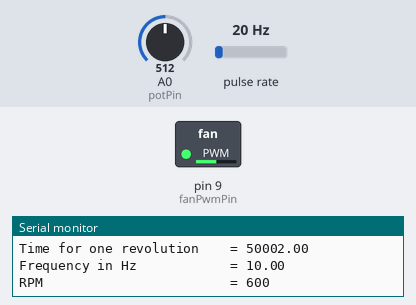
Simulated run of this sketch. Board: Arduino Uno, built with avr-gcc and run on an emulated ATmega328P. On the bench: switched loads named in the sketch (green lamp = pin HIGH), the last lines printed to the serial monitor. Wiring (inferred from the names in the program): pulse sensor: data pin 8. The test bench sets the inputs (shaded band); at power-on: A0 (potPin) = 512, pulse rate 20 Hz.

Above: at 1.2 s.
1.3 s: A0 (potPin) set to 716
At 2.5 s:
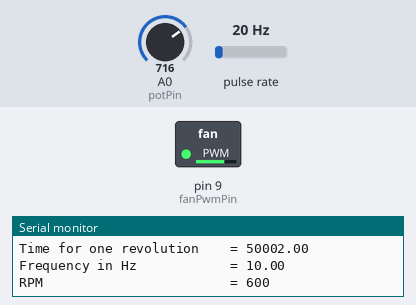
3.6 s: A0 (potPin) set to 900
At 4.8 s:
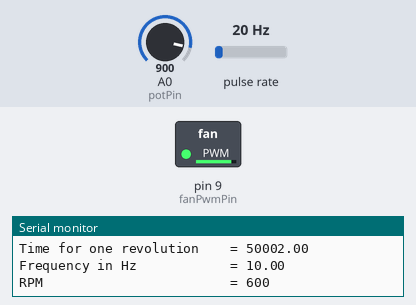
5.7 s: A0 (potPin) set to 122
At 7.0 s:
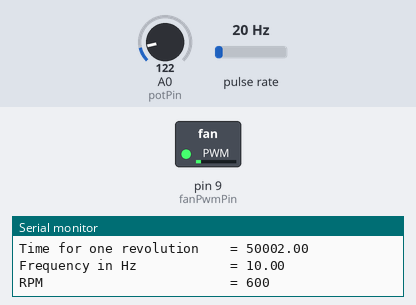
7.9 s: A0 (potPin) set to 0
At 9.2 s:
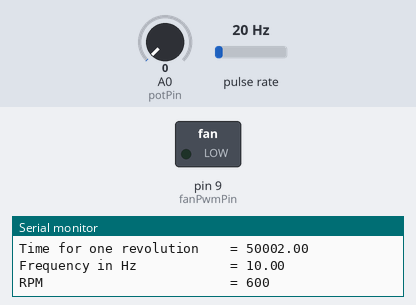
Timing chart, 0 to 10.9 s (numbered marks = the images above; inputs shaded):
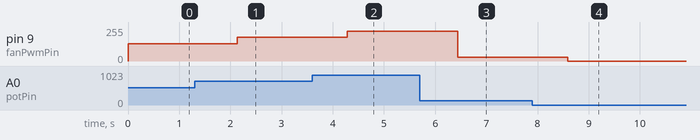

The sketch:

4wire_fan_ta350dc.ino
```cpp
// ref: http://fritzing.org/projects/connect-control-and-read-an-4-wire-fan
// Testing board = Meag 2560

int fanPulseSensorPin = 8;
int fanPwmPin = 9;
int potPin = A0; // potientiometer
int p = 2; //風扇轉一圈有幾個pulse

void setup() {
  Serial.begin(9600);
  //pinMode(fanPulseSensorPin, INPUT_PULLUP);
  pinMode(fanPulseSensorPin, INPUT); //配合示波器量測轉速訊號，使用外部提升電阻
  pinMode(fanPwmPin, OUTPUT);
}

void loop() {
  int val = analogRead(potPin) / 4; // 1023 -> 255
  analogWrite(fanPwmPin, val);

  unsigned long pulseDuration = pulseIn(fanPulseSensorPin, LOW);
  Serial.print("Pulse duration in microsec = "); // 每一個pulse花多少時間
  Serial.println(pulseDuration);

  double timeForOneRev = pulseDuration * p;
  Serial.print("Time for one revolution    = "); // 每一轉要花多少時間
  Serial.println(timeForOneRev);

  double frequency = 1000000 / timeForOneRev / p; // 1 sec = 1000000 microsec 頻率等於每秒幾次
  Serial.print("Frequency in Hz            = ");
  Serial.println(frequency);

  double rpm = 60 * frequency;
  Serial.print("RPM                        = ");
  Serial.println(rpm, 0);
  Serial.println();
  Serial.println();

  delay(2000);
}
```

Measured:
- after the input at 1.3 s, pin 9 (fanPwmPin): 128/255 → 179/255 after 0.84 s
- after the input at 3.6 s, pin 9 (fanPwmPin): 179/255 → 225/255 after 0.69 s
- after the input at 5.7 s, pin 9 (fanPwmPin): 225/255 → 30/255 after 0.74 s
- after the input at 7.9 s, pin 9 (fanPwmPin): 30/255 → 0/255 after 0.69 s
